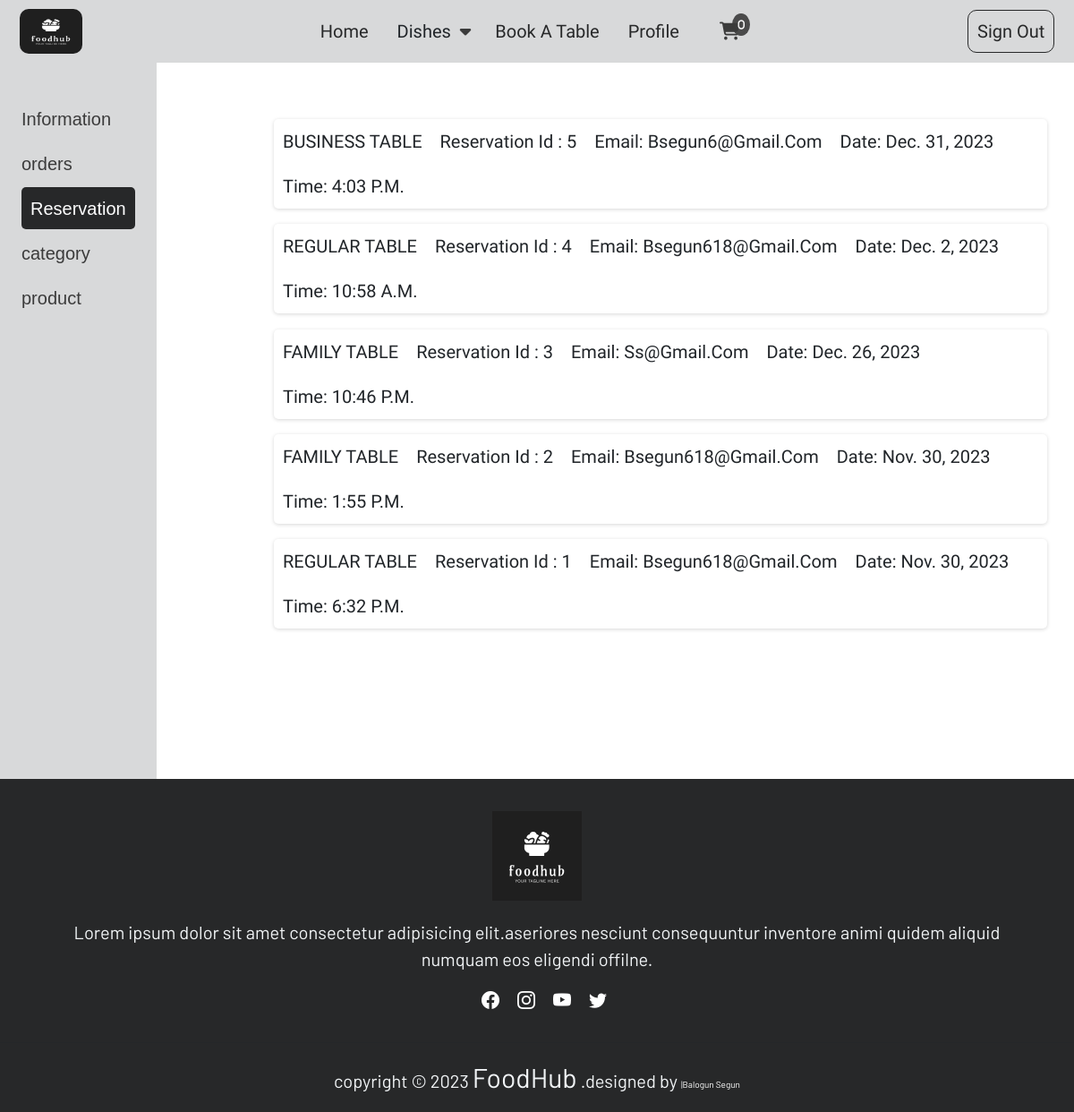
The page /reservation (signed in) on the database as committed earlier.
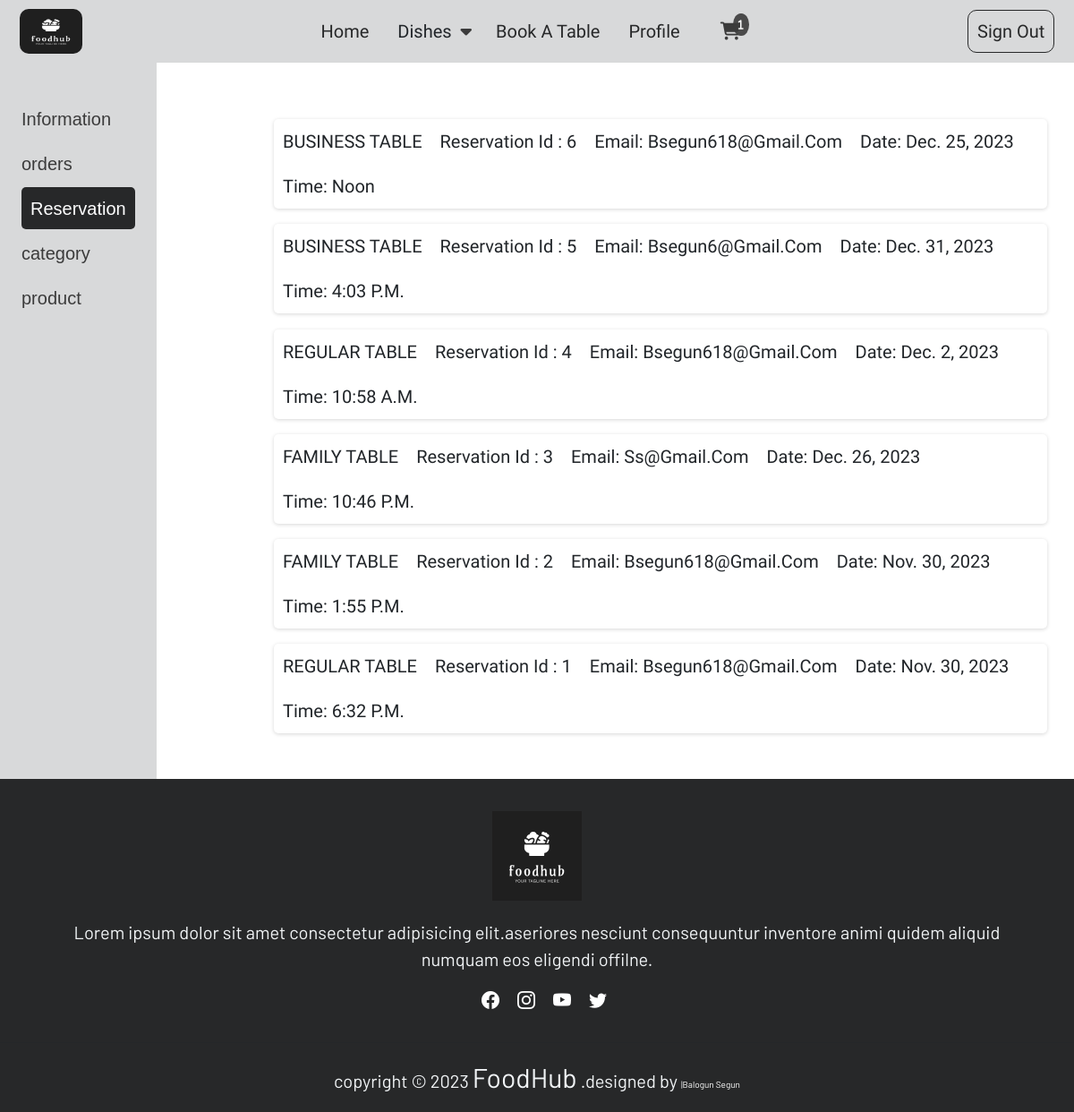
The same page on the database as committed later.
### food_app/models.py (models this page shows, shortened)
class Book_Table(models.Model):
    user = models.ForeignKey(User, on_delete=models.CASCADE, default="")
    name = models.CharField(max_length=50)
    email = models.EmailField(max_length=50)
    date = models.DateField()
    time = models.TimeField()
    table = models.CharField(max_length=20, choices=[                                  ("REGULAR TABLE", "REGULAR TABLE"),
    ("FAMILY TABLE","FAMILY TABLE"),
    ("BUSINESS TABLE", "BUSINESS TABLE"),
    ], default='REGULAR TABLE')

### food_app/views.py (the view)
# urls.py: path('reservation', views.reservation, name="reservation"),
@login_required
def reservation(request):
    user = request.user
    if user.is_superuser:
        book = Book_Table.objects.all().order_by('-id')
    else:
        book = Book_Table.objects.filter(user=user).order_by('-id')
    return render(request, 'profile/reservation.html', {"book": book})

### food_app/context_processors.py (called while the page is built)
def site_settings(request):
    today = datetime.date.today()
    year = today.year
    category = Category.objects.all()
    return {'category': category, 'year': year}

def order_item_count(request):
    if request.user.is_authenticated:
        cart = request.user.cart
        cart_items = CartItem.objects.filter(cart=cart)
        return {'order_item_count': cart_items.count()}
    return {'order_item_count': 0}

### templates/profile/reservation.html
{% extends 'base.html' %}
{% load humanize %}
{% block content %}
  	<div class="profile">
    	{% include 'profile/profile_link.html' %}
		<div class="profile-order">
			<div>
				{% for book in book  %}
				<div class="each-order-reservation">
					<p>{{book.table}}</p>
					<p>reservation id : {{book.id}}</p>
					<p>email: {{book.email}}</p>
					<p>date: {{book.date}}</p>
					<p>time: {{book.time}}</p>
				</div>
			{% endfor %}
			</div>
		</div>
  	</div>
{% endblock content %}

Rows that differ between the two databases and show on the page:
added Book_Table: table "BUSINESS TABLE", id "6", email "Bsegun618@gmail.com", date "Dec. 25, 2023", time "Noon"
Other text that changed with them:
{{ order_item_count }}: 0 → 1 (drawn)
